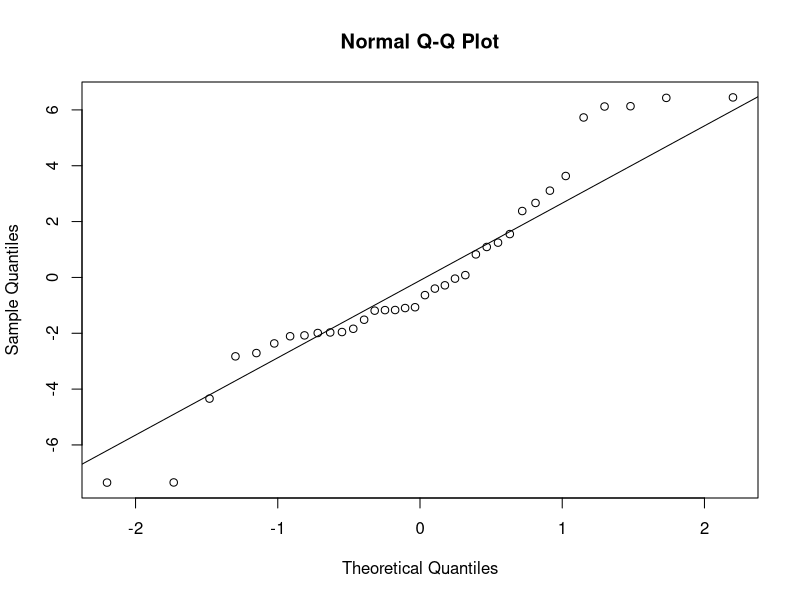
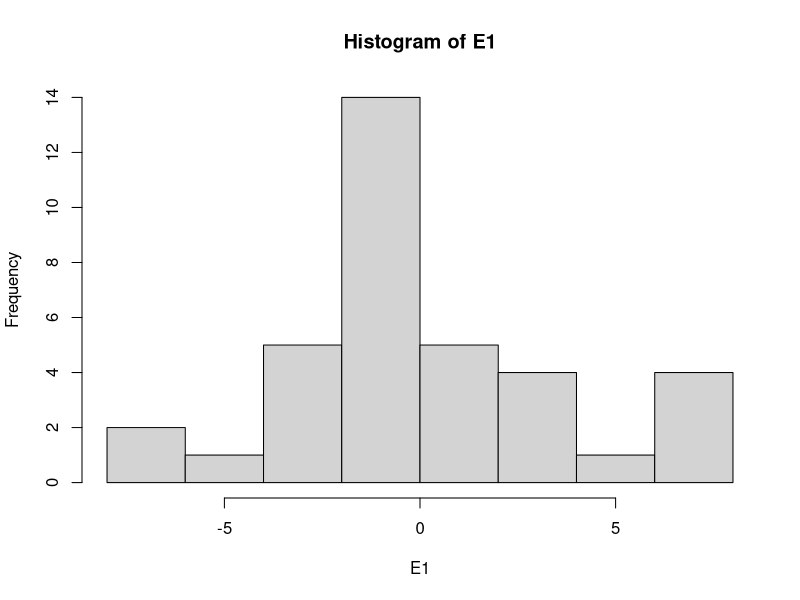
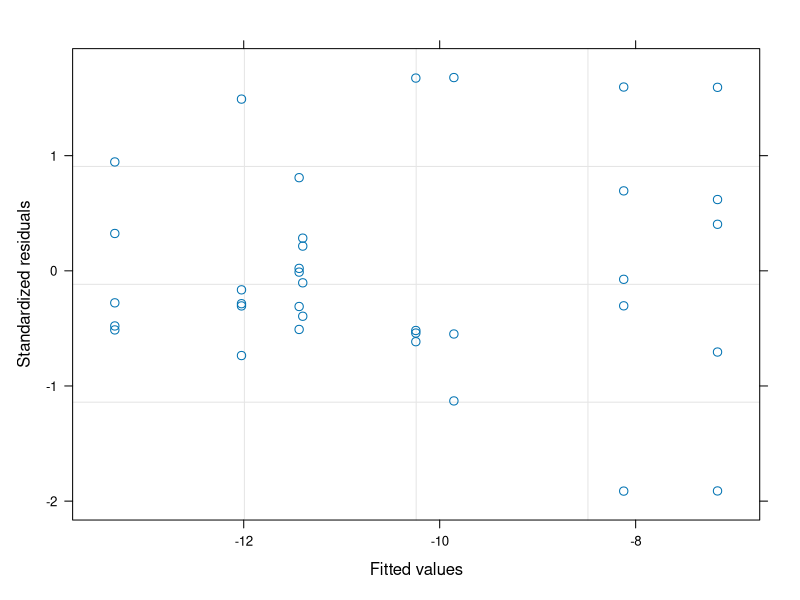

These figures' R source, in order: (Note: this script raises an error after producing the figures.)
#Author:  Clay Arango
#Creation date: 10-Feb-19
#Script to analyze NDS data from Summer 2018 WSB work with S. Roley and A. Alexiades

#packages
install.packages("nlme")
install.packages("nortest")
install.packages("dplyr")
install.packages("multcomp")
install.packages("MASS")
install.packages("ggplot2")
library(nlme)
library(nortest)
library(dplyr)
library(multcomp)
library(MASS)
library(ggplot2)

#Load data
ring_fall <- read.table(file="ring_fall.csv", header=T, sep=",")

#set variable
d = ring_fall

#evaluate data to make sure factors are correct
names(d)
unique(d$nutrient) #control, N, NP, NPSi, NSi, P, PSi, Si
unique(d$N) #should be 0 and 1
unique(d$P) #should be 0 and 1
unique(d$Si) #should be 0 and 1
unique(d$top) #should be "sponge" and "glass"
#if need to change, use recode function below. 
d$top<-recode(d$top, "cellulose" ="sponge")
str(d)

#convert N and P vand Si alues (0 or 1 for absence or presence) to factors
d$N<-as.factor(d$N)
d$P<-as.factor(d$P)
d$Si<-as.factor(d$Si)
str(d)

#subset data into gpp and cr response
d.cr = subset(d, top=="sponge", data=d)
d.gpp = subset(d, top=="glass", data=d)

#calculate nrr for cr
x = aggregate(d.cr[,8], list(d.cr$nutrient), mean, na.rm=T)
x
d.cr$cr.nrr = d.cr$cr.area/-11.397616 #is there a prettier way to do this?

#calculate nrr for gpp
x = aggregate(d.gpp[,9], list(d.gpp$nutrient), mean, na.rm=T)
x
d.gpp$gpp.nrr = d.gpp$gpp.area/3.270044 #is there a prettier way to do this?

############################################################
#analyze RESPIRATION data
############################################################

M1<-gls(cr.area~N*P*Si, data=d.cr, na.action=na.omit)
E1<-residuals(M1)
qqnorm(E1)
qqline(E1)
ad.test(E1)
   #residuals are not normally distributed, but close p=0.01806
hist(E1)  
plot(M1)

plot(filter(d.cr, !is.na(cr.area)) %>% dplyr::select(nutrient), 
     E1, xlab="nutrient", ylab="Residuals")
bartlett.test(cr.area~nutrient, data=d.cr)
   #variance test is ok

anova(M1)
  
x <- group_by(d.cr, nutrient) %>%  # Grouping function causes subsequent functions to aggregate by season and reach
  summarize(cr.mean = abs(mean(cr.area, na.rm = TRUE)), # na.rm = TRUE to remove missing values
            cr.sd=abs(sd(cr.area, na.rm = TRUE)),  # na.rm = TRUE to remove missing values
            n = sum(!is.na(cr.area)), # of observations, excluding NAs. 
            cr.se=cr.sd/sqrt(n))

ggplot(data=x, aes(x=nutrient, y=cr.mean)) + 
  geom_bar(stat="identity", position=position_dodge(), color = "black") + 
  geom_errorbar(aes(ymin=cr.mean, ymax=cr.mean+cr.se), width=0.2, 
                position=position_dodge(0.9)) + 
  xlab("Nutrient") +
  ylab(expression(Respiration~(ug~O[2]~m^{-2}~h^{-1}))) +
  ylim(0,20) +
  labs(fill="Light") +
  theme_bw() +
  theme(panel.grid.major=element_blank(),
        panel.grid.minor=element_blank(),
        legend.title=element_text(size=6),
        legend.key=element_blank(), 
        legend.position=c(0.5,0.95), 
        legend.text=element_text(size=8), 
        legend.background=element_blank(), 
        legend.direction="horizontal", 
        legend.key.size=unit(0.3, "cm"), 
        axis.title.y=element_text(size=8), 
        axis.title.x=element_text(size=8), 
        axis.text.x=element_text(size=8))

#ggsave('output/figures/Ring_fall.tiff',
#       units="in",
#       width=3.25,
#       height=3.25,
#       dpi=1200,
#       compression="lzw")

############################################################
#analyze the PRODUCTION data
############################################################

M1<-gls(gpp.area~N*P*Si, data=d.gpp, na.action=na.omit) 
E1<-residuals(M1)
qqnorm(E1)
qqline(E1)
ad.test(E1)
   #residuals are normal

hist(E1, xlab="residuals", main="")
plot(M1)

plot(filter(d.gpp, !is.na(gpp.area)) %>% dplyr::select(nutrient), 
     E1, xlab="nutrient", ylab="Residuals")
bartlett.test(gpp.area~nutrient, data=d.gpp)
   #OK

anova(M1)
  
x <- group_by(d.gpp, nutrient) %>%  # Grouping function causes subsequent functions to aggregate by season and reach
  summarize(gpp.mean = abs(mean(gpp.area, na.rm = TRUE)), # na.rm = TRUE to remove missing values
            gpp.sd=abs(sd(gpp.area, na.rm = TRUE)),  # na.rm = TRUE to remove missing values
            n = sum(!is.na(gpp.area)), # of observations, excluding NAs. 
            gpp.se=gpp.sd/sqrt(n))

ggplot(data=x, aes(x=nutrient, y=gpp.mean)) + 
  geom_bar(stat="identity", position=position_dodge(), color = "black") + 
  geom_errorbar(aes(ymin=gpp.mean, ymax=gpp.mean+gpp.se), width=0.2, 
                position=position_dodge(0.9)) + 
  xlab("Nutrient") +
  ylab(expression(Production~(ug~O[2]~m^{-2}~h^{-1}))) +
  labs(fill="Light") +
  theme_bw() +
  theme(panel.grid.major=element_blank(),
        panel.grid.minor=element_blank(), 
        legend.title=element_text(size=6), 
        legend.key=element_blank(),  
        legend.position=c(0.5,0.95),  
        legend.text=element_text(size=8),  
        legend.background=element_blank(),  
        legend.direction="horizontal",  
        legend.key.size=unit(0.3, "cm"),  
        axis.title.y=element_text(size=8),  
        axis.title.x=element_text(size=8),  
        axis.text.x=element_text(size=8))

#ggsave('output/figures/gppByNutrient.tiff',
#       units="in",
#       width=3.25,
#       height=3.25,
#       dpi=1200,
#       compression="lzw")


#BELOW HERE IS NOT EDITED





############################################################
#analyze the CHL-A biomass on disks

M1<-gls(chla~N*P*light, data=roza_sum.chla, na.action=na.omit)
E1<-residuals(M1)
qqnorm(E1)
qqline(E1)
ad.test(E1)
  #residuals look bad (p=0.001)
hist(E1)
plot(M1)

vf1 = varIdent(form = ~ 1|N*P)
vf2 = varIdent(form = ~ 1|light)
vf3 = varIdent(form = ~ 1|N*P*light)
vf4 = varPower(form = ~ fitted(.)) 
vf5 = varExp(form = ~ fitted(.))
vf6 = varConstPower(form = ~ fitted(.))
vf7 = varExp(form = ~ fitted(.)|nutrient)

M2<-gls(chla~N*P*light, data=roza_sum.chla, na.action=na.omit, weights=vf1)
M3<-gls(chla~N*P*light, data=roza_sum.chla, na.action=na.omit, weights=vf2)
M4<-gls(chla~N*P*light, data=roza_sum.chla, na.action=na.omit, weights=vf3)
M5<-gls(chla~N*P*light, data=roza_sum.chla, na.action=na.omit, weights=vf4)
M6<-gls(chla~N*P*light, data=roza_sum.chla, na.action=na.omit, weights=vf5)
M7<-gls(chla~N*P*light, data=roza_sum.chla, na.action=na.omit, weights=vf6)
M8<-gls(chla~N*P*light, data=roza_sum.chla, na.action=na.omit, weights=vf7)

anova(M1,M2,M3,M4,M5,M6,M7,M8)

#M3 is best on AIC

E3<-residuals(M3)
qqnorm(E3)
qqline(E3)
ad.test(E3)
#residuals are not normal (p=0.001)
hist(E3, xlab="residuals", main="")
plot(M3)
  #hist and plot look good

plot(filter(roza_sum.chla, !is.na(chla)) %>% dplyr::select(light), 
     E3, xlab="light", ylab="Residuals")
bartlett.test(chla~light, data=roza_sum.chla)

plot(filter(roza_sum.chla, !is.na(chla)) %>% dplyr::select(nutrient), 
     E3, xlab="nutrient", ylab="Residuals")
bartlett.test(chla~nutrient, data=roza_sum.chla)

anova(M3)

#light is significant and N and P separately interact with light

x<-roza_sum.chla[complete.cases(roza_sum.chla$chla),]

with(x, 
     interaction.plot(nutrient,light,chla, 
                      ylim=c(0,1.5),lty=c(1,12),lwd=2,ylab="Chlorophyll a", 
                      xlab="Nutrient", trace.label="Light"))

x <- group_by(roza_sum.chla, nutrient, light) %>%  # Grouping function causes subsequent functions to aggregate by season and reach
  summarize(chla.mean = mean(chla, na.rm = TRUE), # na.rm = TRUE to remove missing values
            chla.sd=sd(chla, na.rm = TRUE),  # na.rm = TRUE to remove missing values
            n = sum(!is.na(chla)), # of observations, excluding NAs. 
            chla.se=chla.sd/sqrt(n))

ggplot(data=x, 
       aes(x=nutrient, y=chla.mean, fill=light)) + 
  geom_bar(stat="identity", position=position_dodge(), color = "black") + 
  geom_errorbar(aes(ymin=chla.mean, ymax=chla.mean+chla.se), width=0.2, 
                position=position_dodge(0.9)) + 
  scale_fill_manual(values=c("white","black")) +
  xlab("Nutrient") +
  ylab(expression(Chlorophyll~a~(ug~cm^{-2}))) +
  ylim(0,1.7) +
  labs(fill="Light") +
  theme_bw() +
  theme(panel.grid.major=element_blank(), 
        panel.grid.minor=element_blank(), 
        legend.title=element_text(size=6), 
        legend.key=element_blank(), 
        legend.position=c(0.5,0.95), 
        legend.text=element_text(size=8), 
        legend.background=element_blank(), 
        legend.direction="horizontal", 
        legend.key.size=unit(0.3, "cm"), 
        axis.title.y=element_text(size=8), 
        axis.title.x=element_text(size=8), 
        axis.text.x=element_text(size=8))

ggsave('output/figures/chlaByNutrientLight.tiff',
       units="in",
       width=3.25,
       height=3.25,
       dpi=1200,
       compression="lzw")



############################################################
############################################################
#calculate nrr mean and standard error
x1 <- group_by(roza_sum, nutrient, light) %>%  # Grouping function causes subsequent functions to aggregate by season and reach
  summarize(chla.nrr.mean = mean(chla.nrr, na.rm = TRUE), # na.rm = TRUE to remove missing values
            chla.nrr.sd=sd(chla.nrr, na.rm = TRUE),  # na.rm = TRUE to remove missing values
            chla.n = sum(!is.na(chla.nrr)), # of observations, excluding NAs. 
            chla.nrr.se=chla.nrr.sd/sqrt(chla.n))


x2 <- group_by(roza_sum, nutrient, light) %>%  # Grouping function causes subsequent functions to aggregate by season and reach
  summarize(gpp.nrr.mean = mean(gpp.nrr, na.rm = TRUE), # na.rm = TRUE to remove missing values
            gpp.nrr.sd=sd(gpp.nrr, na.rm = TRUE),  # na.rm = TRUE to remove missing values
            gpp.n = sum(!is.na(gpp.nrr)), # of observations, excluding NAs. 
            gpp.nrr.se=gpp.nrr.sd/sqrt(gpp.n))

x3 <- group_by(roza_sum, nutrient, light) %>%  # Grouping function causes subsequent functions to aggregate by season and reach
  summarize(cr.nrr.mean = mean(cr.nrr, na.rm = TRUE), # na.rm = TRUE to remove missing values
            cr.nrr.sd=sd(cr.nrr, na.rm = TRUE),  # na.rm = TRUE to remove missing values
            cr.n = sum(!is.na(cr.nrr)), # of observations, excluding NAs. 
            cr.nrr.se=cr.nrr.sd/sqrt(cr.n))

roza_sum.nrr<-cbind(x1,x2,x3)
roza_sum.nrr <- roza_sum.nrr[, !duplicated(colnames(roza_sum.nrr))]
write.csv(roza_sum.nrr, "roza_sum.nrr.csv")
